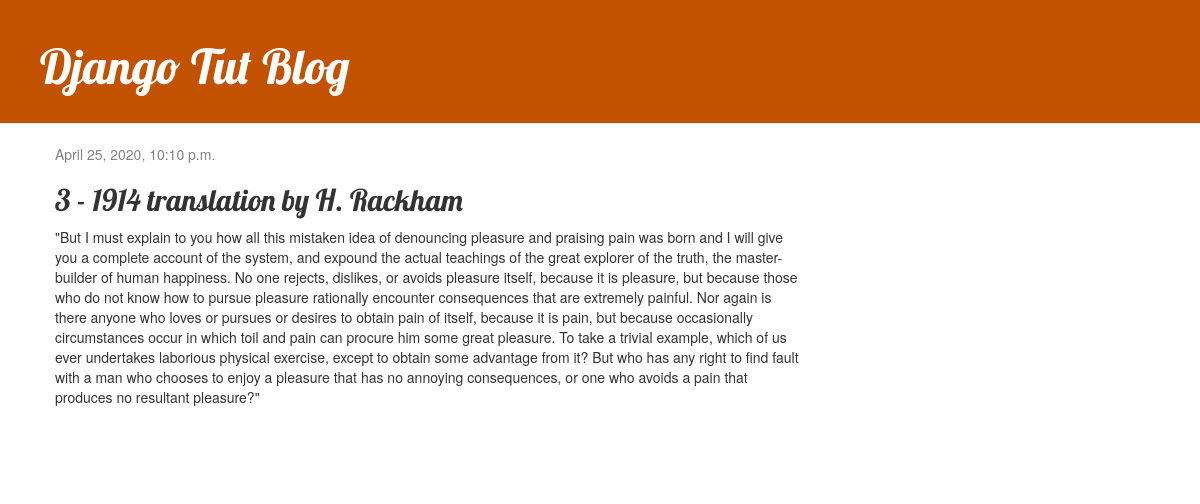
/post/3/, run on an earlier commit of the app's database.
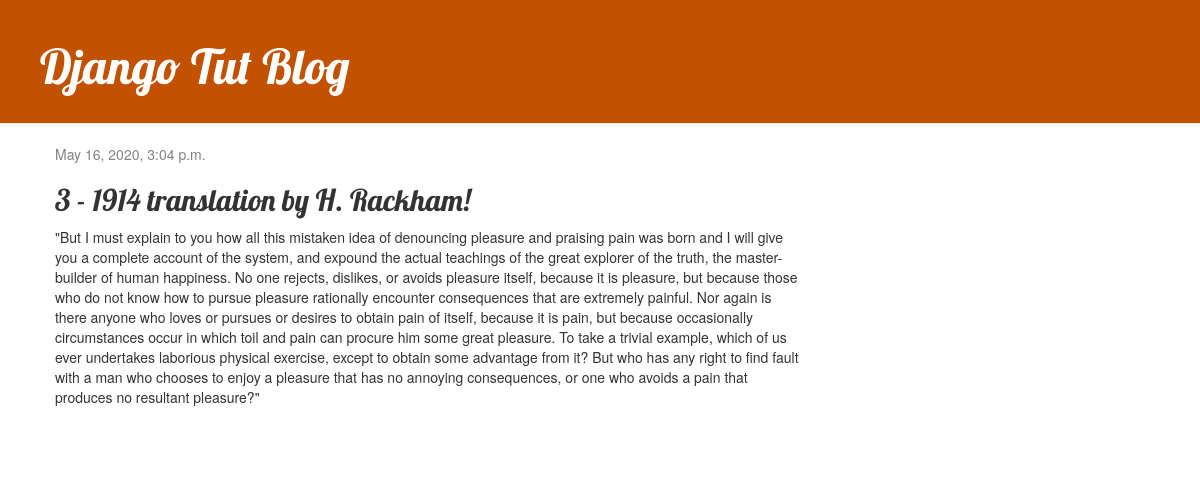
And on a later commit of the database.
### blog/models.py (models this page shows, shortened)
class Post(models.Model):
    author = models.ForeignKey(settings.AUTH_USER_MODEL, on_delete=models.CASCADE)
    title = models.CharField(max_length=200)
    text = models.TextField()
    created_date = models.DateTimeField(default=timezone.now)
    published_date = models.DateTimeField(blank=True, null=True)

### blog/views.py (the view)
# urls.py: path('post/<int:pk>/', views.post_detail, name='post_detail'),
def post_detail(request, pk):
    post = get_object_or_404(Post, pk=pk)
    return render(request, 'blog/post_detail.html', {'post': post})

### blog/templates/blog/post_detail.html (shortened to what this page needs)
{% extends 'blog/base.html' %}
{% block content %}
    <div class="post">
        {% if post.published_date %}
            <div class="date">
                {{ post.published_date }}
            </div>
        {% endif %}
        <h2>{{ post.title }}</h2>
        <p>{{ post.text|linebreaksbr }}</p>
    </div>
{% endblock %}

What changed in the data, as far as the page shows it:
changed Post: published_date "April 25, 2020, 10:10 p.m." → "May 16, 2020, 3:04 p.m."; title "3 - 1914 translation by H. Rackham" → "3 - 1914 translation by H. Rackham!"
